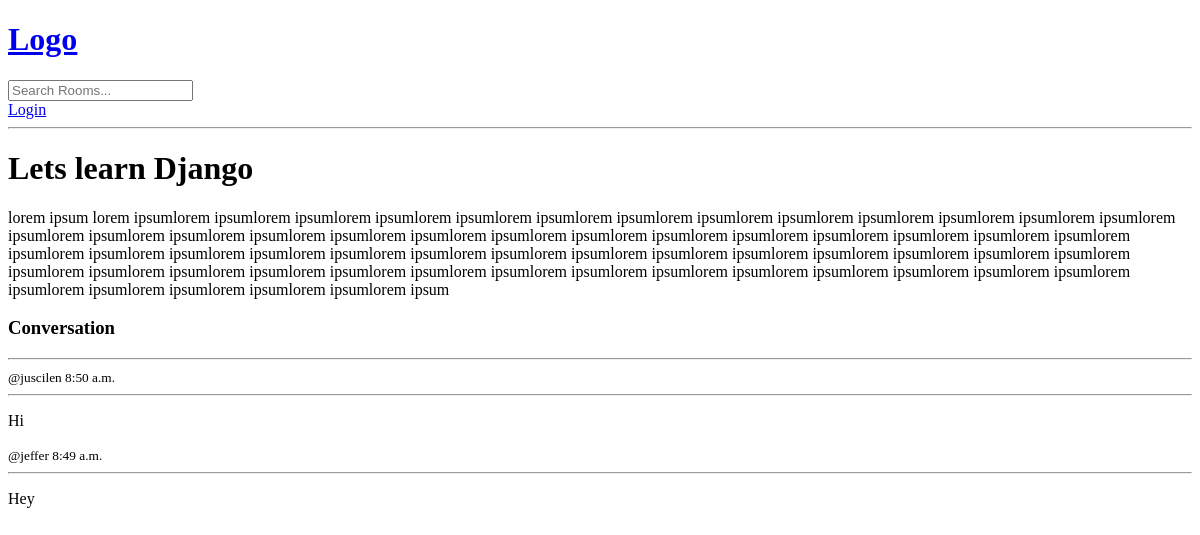
The app's page /room/1/, older data.
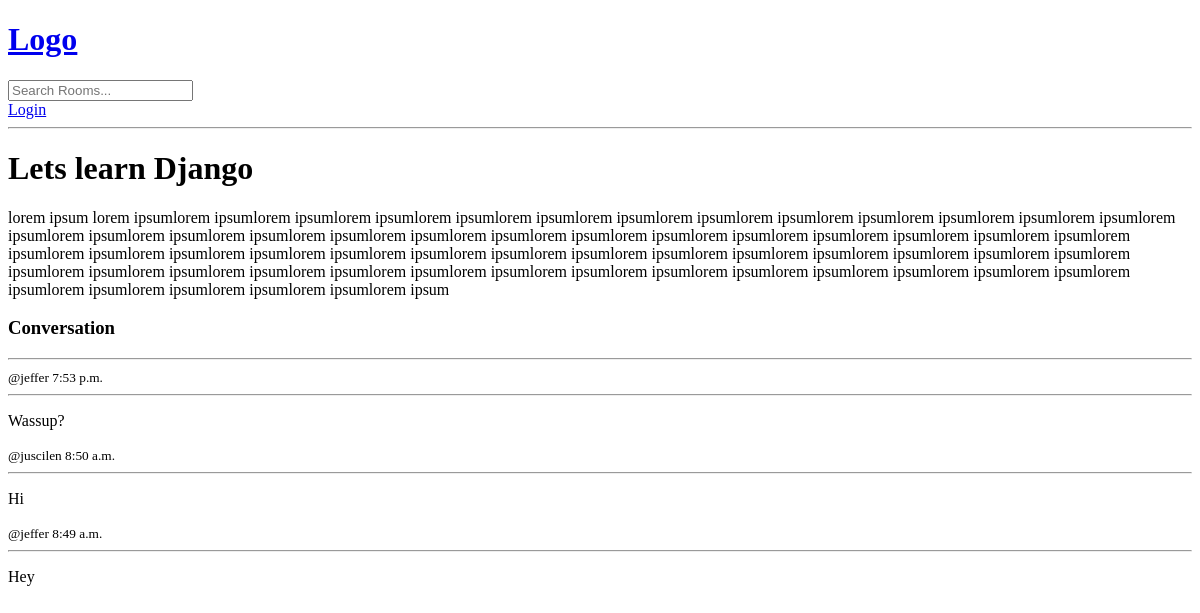
The same page, newer data.
### base/models.py (models this page shows, shortened)
class Message(models.Model):
    user = models.ForeignKey(User, on_delete=models.CASCADE)
    room = models.ForeignKey(Room, on_delete=models.CASCADE)
    body = models.TextField()
    update = models.DateTimeField(auto_now=True)
    created = models.TimeField(auto_now_add=True)

### base/views.py (the view, shortened to what this page needs)
# urls.py: path("room/<str:pk>/", views.room, name="room"),
def room(request, pk):
    room = Room.objects.get(id=pk)
    room_messages = room.message_set.all().order_by("-created")
    context = {"room": room, "room_messages": room_messages}
    return render(request, "base/room.html", context)

### base/templates/base/room.html (shortened to what this page needs)
{% extends "main.html" %}
{% block content %}
<h1>{{ room.name }}</h1>
<p>{{ room.description }}</p>
<div class="comment-wrapper">
    <h3>Conversation</h3>
    <hr>
    {% for message in room_messages %}
        <div>
            <small>@{{ message.user }}   {{ message.created|time }}</small>
            <hr>
            <p>{{ message.body }}</p>
        </div>
    {% endfor %}
</div>
{% endblock content %}

Row changes from the older to the newer data that the page shows:
added Message: user "jeffer", created "7:53 p.m.", body "Wassup?"
